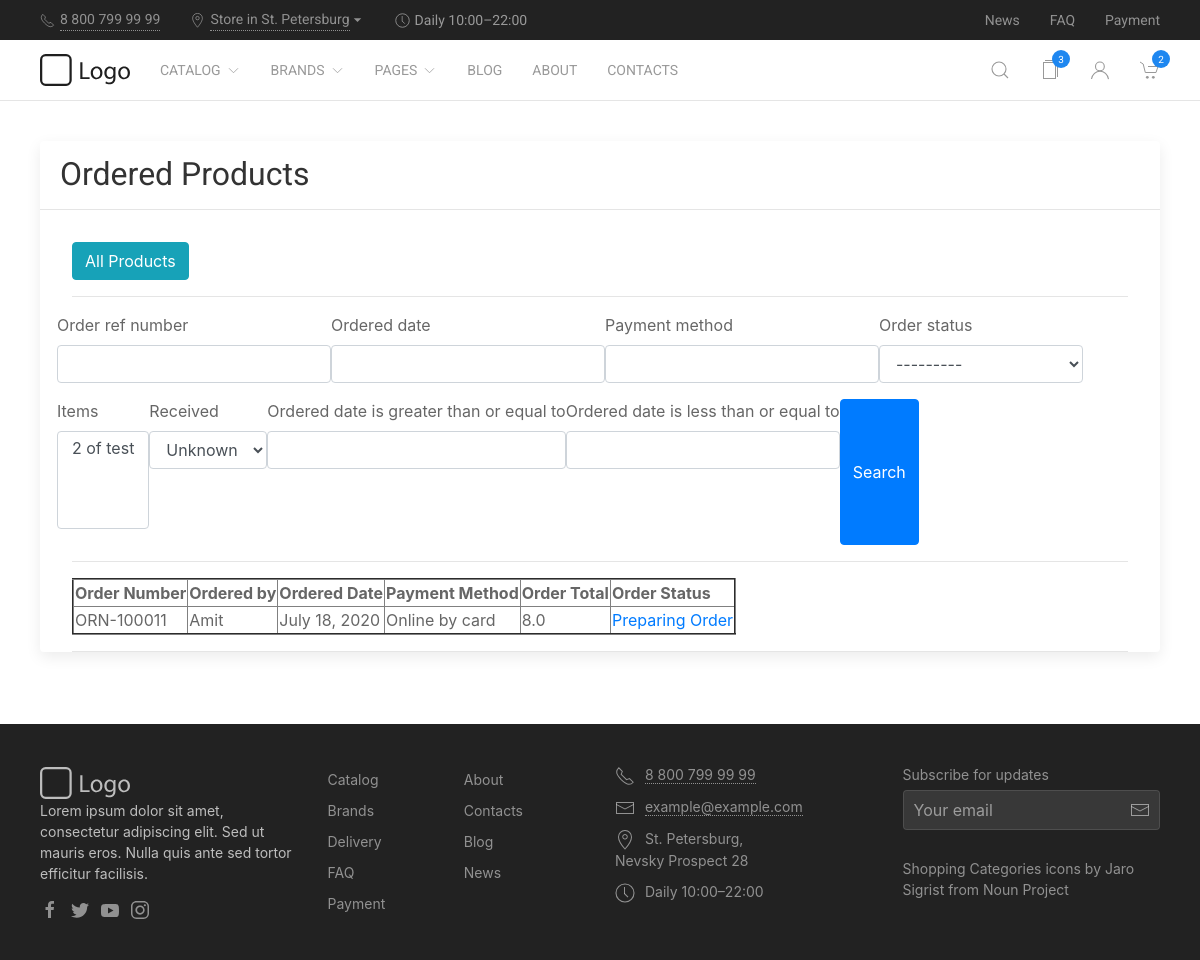
The app's page /vendors/products/ordered/ (signed in) with its own data.
### store/models.py (models this page shows, shortened)
class Order(models.Model):
    user = models.ForeignKey(User, on_delete=models.CASCADE)
    vendor = models.ForeignKey(Vendor, on_delete=models.CASCADE)
    order_ref_number = models.CharField(unique=True, default='ORD-100000', max_length=15)
    items = models.ManyToManyField(OrderItem)
    ordered_date = models.DateField()
    ordered_time = models.TimeField()
    ordered = models.BooleanField(default=False)
    shipping_address = models.ForeignKey(
        'Addresss', related_name='shipping_address', on_delete=models.SET_NULL, blank=True, null=True)
    billing_address = models.ForeignKey(
        'Addresss', related_name='billing_address', on_delete=models.SET_NULL, blank=True, null=True)
    payment = models.ForeignKey(
        'Payment', on_delete=models.SET_NULL, blank=True, null=True)
    coupon = models.ForeignKey(
        'Coupon', on_delete=models.SET_NULL, blank=True, null=True)
    refund_requested = models.BooleanField(default=False)
    refund_granted = models.BooleanField(default=False)
    item_url = models.TextField(default='', blank=True, null=True)
    order_status = models.CharField(choices=ORDER_STATUS, max_length=50, default='Preparing Order')
    received = models.BooleanField(default=False, blank=True, null=True)
    payment_method = models.CharField(default='Online by card', max_length=30)
    total_items = models.IntegerField(blank=True, null=True)
    taxes = models.FloatField(default=0)
    '''
    1. Item added to cart
    2. Adding a billing address
    (Failed checkout)
    3. Payment
    (Preprocessing, processing, packaging etc.)
    4. Being delivered
    5. Received
    6. Refunds
    '''
    def get_total(self):
        total = 0
        for order_item in self.items.all():
            total += order_item.get_final_price()
        if self.coupon:
            total -= self.coupon.amount
        return total

class OrderItem(models.Model):
    user = models.ForeignKey(User, on_delete=models.CASCADE)
    ordered = models.BooleanField(default=False)
    item = models.ForeignKey(Item, on_delete=models.CASCADE)
    quantity = models.IntegerField(default=1)
    def __str__(self):
        return f"{self.quantity} of {self.item.title}"
    def get_total_discount_item_price(self):
        return self.quantity * self.item.discount_price
    def get_final_price(self):
        if self.item.discount_price:
            return self.get_total_discount_item_price()
        return self.get_total_item_price()

### users/models.py (models this page shows, shortened)
class User(AbstractBaseUser, PermissionsMixin):
    username = models.EmailField(_('email address'), unique=True, help_text='Provide an email for Registration')
    email = models.EmailField(_('user address'), blank=True)
    first_name = models.CharField(_('first name'), max_length=30)
    last_name = models.CharField(_('last name'), max_length=30, blank=True)
    date_joined = models.DateTimeField(_('date joined'), auto_now_add=True)
    is_active = models.BooleanField(_('active'), default=True)
    is_staff = models.BooleanField(_('staff'), default=False)
    is_customer = models.BooleanField(_('customer'), default=False)
    is_vendor = models.BooleanField(_('vendor'), default=False)
    phone_number = models.IntegerField(blank=True, null=True)
    date_of_birth = models.DateField(blank=True, null=True)
    objects = UserManager()
    USERNAME_FIELD = 'username'
    EMAIL_FIELD = 'username'
    REQUIRED_FIELDS = []
    class Meta:
        verbose_name = _('user')
        verbose_name_plural = _('users')

### vendors/models.py (models this page shows, shortened)
class Item(models.Model):
    category = models.ForeignKey(Category, on_delete=models.CASCADE)
    sold_by = models.ForeignKey(Vendor, on_delete=models.CASCADE)
    brand = models.ForeignKey(Brands, on_delete=models.CASCADE)
    item_ref_number = models.CharField(unique=True, default='IRN-100000', max_length=15)
    title = models.CharField(max_length=100)
    price = models.FloatField(null=True)
    discount_price = models.FloatField(blank=True, null=True)
    label = models.CharField(choices=LABEL_CHOICES, max_length=11, null=True)
    slug = models.SlugField()
    stock_no = models.IntegerField()  # number of products in stock
    short_description = models.TextField(help_text='To describe product in short', null=True)
    description = models.TextField(help_text='Overview product', null=True)
    key_benefits = models.TextField(help_text='Describe product\'s Benefits', null=True)
    direction_for_use = models.TextField(help_text='Describe product\'s Direction for use / Dosage', null=True)
    safety_information = models.TextField(help_text='Describe product\'s Safety information', null=True)
    image_main = models.ImageField(null=True)
    image_2 = models.ImageField(null=True)
    image_3 = models.ImageField(null=True)
    image_4 = models.ImageField(null=True)
    image_5 = models.ImageField(null=True)
    is_active = models.BooleanField(default=True)
    trending = models.BooleanField(default=False)
    has_variation = models.BooleanField(default=False,
                                        help_text='If this is ticked, You can add variation later to this product.')
    variation_id = models.CharField(null=True, max_length=20)

### vendors/views.py (the view)
# urls.py: path('products/ordered/', views.products_ordered, name='vendors-products-ordered'),
@login_required
def products_ordered(request):
    orders = Order.objects.filter(ordered=True, vendor=request.user.vendor)  # add delivered is False
    filters = ProductOrderFilter(request.GET, queryset=orders)
    orders = filters.qs
    context = {
        'orders': orders,
        'filters': filters
    }
    return render(request, 'vendors/products_ordered.html', context)

### vendors/templates/vendors/products_ordered.html (shortened to what this page needs)
{% extends 'store/base.html' %}
{% load crispy_forms_tags %}
  {% block content %}
      <main>
        <section class="uk-section uk-section-small">
          <div class="uk-container">
              <div class="uk-width-1-1 uk-width-expand@m">
                <div class="uk-card uk-card-default uk-card-small tm-ignore-container">
                  <header class="uk-card-header">
                    <h1 class="uk-h2">Ordered Products</h1>
                  </header>
                        <div style="margin:2em">
                            <a class="btn btn-info" href="{% url 'vendors-products' %}">All Products</a>
                            <hr>
                                    <form action="." method="get">
                                        <div class="row">
                                          {{ filters.form | crispy }}
                                          <button class="btn btn-primary" type="submit">Search</button>
                                        </div>
                                    </form>
                                    <hr>
                                    <table border="2">
                                        <tr> <th>Order Number</th> <th>Ordered by</th> <th>Ordered Date</th>
                                            <th>Payment Method</th> <th>Order Total</th> <th>Order Status</th>
                                        </tr>
                                            {% for product in orders%}
                                                <tr> <td>{{product.order_ref_number}}</td> <td>{{product.user.first_name}}</td>
                                                    <td>{{product.ordered_date}}</td> <td>{{product.payment_method}}</td>
                                                    <td>{{product.get_total}}</td>
                                                    <td><a href="{% url 'vendors-products-ordered-update' product.id %}"> {{product.order_status}} </a> </td>
                                                </tr>
                                            {% endfor %}
                                    </table>
                                 <hr>
                            </div>
                        </div>
                    </div>
                </div>
            </div>
{% endblock content %}

### records on screen
Order: order_ref_number "ORN-100011", user.first_name "Amit", ordered_date "July 18, 2020", payment_method "Online by card", get_total "8.0", order_status "Preparing Order"
